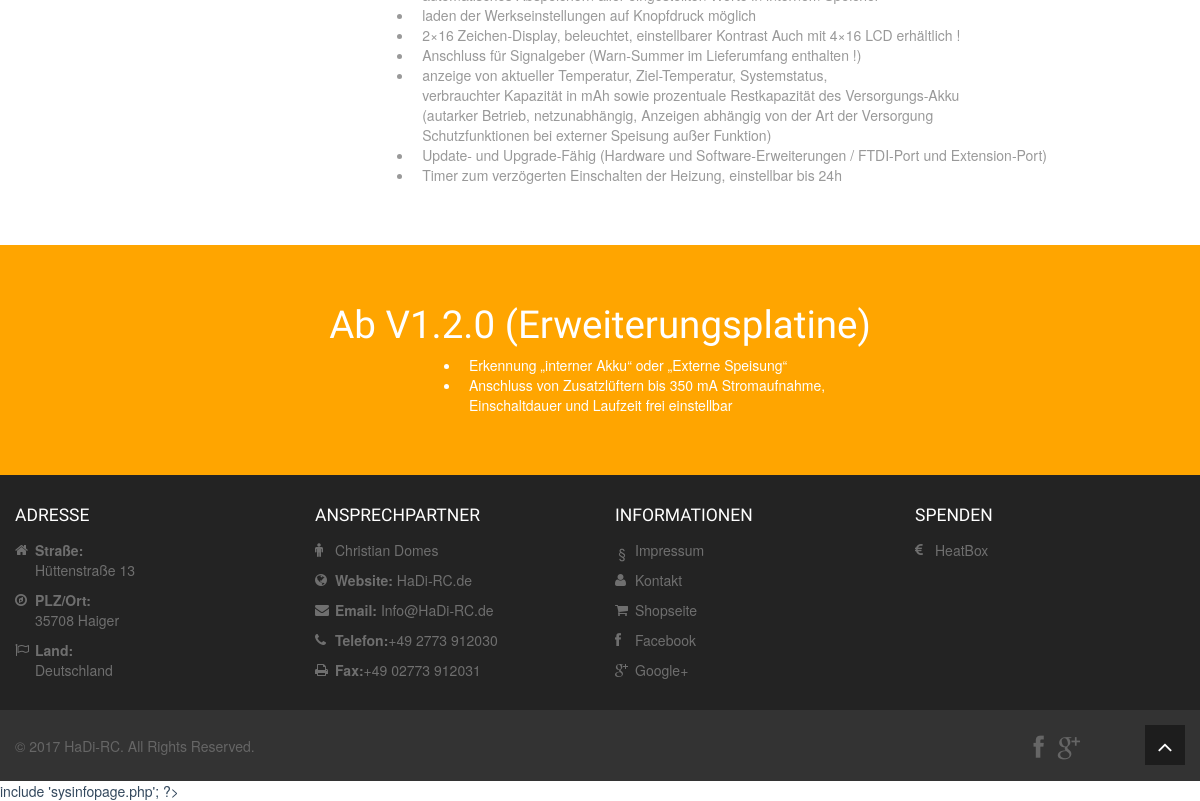
The app's page /heatbox_php3/hb_tec.php (lower part), older data.
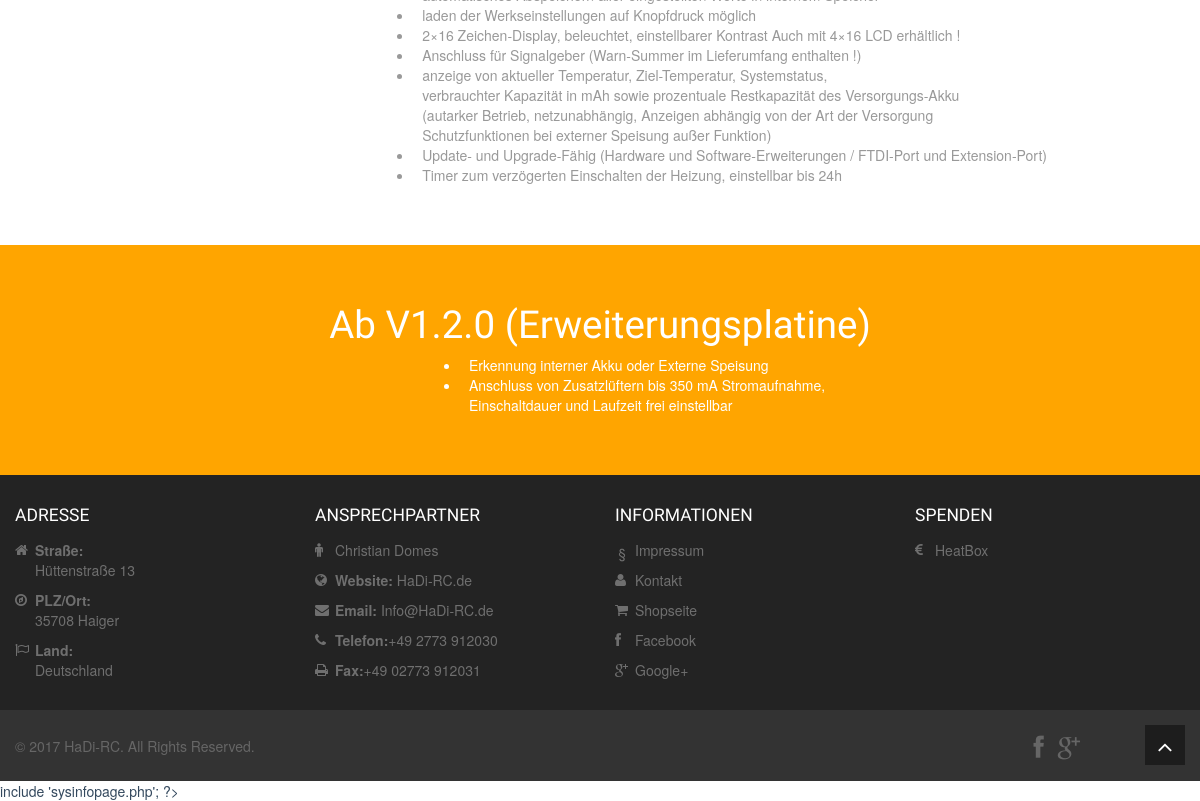
The same page, newer data.
### tables this page shows
CREATE TABLE `texte` (
  `textid` int(11) NOT NULL,
  `textnr` int(11) NOT NULL,
  `text` varchar(1024) DEFAULT NULL,
  `seitennr` int(11) DEFAULT NULL,
  `sprachnr` int(11) DEFAULT NULL
);

### heatbox_php3/hb_tec.php (the view, shortened to what this page needs)
<!DOCTYPE html>
 <html class="no-js">
	<?php
		require('config_text.php');
		$query = '
			SELECT *
			FROM texte
			WHERE seitennr = "7"
			AND sprachnr = "'.$_SESSION['sprachnr'].'"
		';
		try{
			$abfragehbtec = $db->query($query);
		} catch(PDOException $ex){
				die("Failed to connect to the database: " . $ex->getMessage());
			} echo '
<head>
	<meta charset="utf-8">
	<meta http-equiv="X-UA-Compatible" content="IE=edge,chrome=1">
	<title>';
			$text = $abfragehbtec->fetch();
			echo ''.$text["text"].'</title>
	<meta name="description" content="">
	<meta name="viewport" content="width=device-width">
	<link rel="stylesheet" href="css/bootstrap.min.css">
	<link rel="stylesheet" href="css/bootstrap-responsive.min.css">
	<link rel="stylesheet" href="css/font-awesome.min.css">
	<link rel="stylesheet" href="css/main.css">
	<link rel="stylesheet" href="css/sl-slide.css">
	<script src="js/vendor/modernizr-2.6.2-respond-1.1.0.min.js"></script>
	<link rel="shortcut icon" href="images/ico/favicon.ico">
	<link rel="apple-touch-icon-precomposed" sizes="144x144" href="images/ico/apple-touch-icon-144-precomposed.png">
	<link rel="apple-touch-icon-precomposed" sizes="114x114" href="images/ico/apple-touch-icon-114-precomposed.png">
	<link rel="apple-touch-icon-precomposed" sizes="72x72" href="images/ico/apple-touch-icon-72-precomposed.png">
	<link rel="apple-touch-icon-precomposed" href="images/ico/apple-touch-icon-57-precomposed.png">
</head>
<body>';
    require('config_text.php');
$query = '
	SELECT *
	FROM texte
	WHERE seitennr = "2"
	AND sprachnr = "'.$_SESSION['sprachnr'].'"
';
try{
	$abfrageheader = $db->query($query);
} catch(PDOException $ex){
		die("Failed to connect to the database: " . $ex->getMessage());
	}
echo ''.'
    <header class="navbar navbar-fixed-top">
        <div class="navbar-inner">
            <div class="container">
                <a class="btn btn-navbar" data-toggle="collapse" data-target=".nav-collapse">
                    <span class="icon-bar"></span>
                    <span class="icon-bar"></span>
                    <span class="icon-bar"></span>
                </a>
                <a id="logo" class="pull-left" href="index.php"></a>
                <div class="nav-collapse collapse pull-right">
                    <ul class="nav">
                        <li><a href="index.php">';
$text = $abfrageheader->fetch();
	echo ''.$text["text"].'</a></li>
                        <li><a href="hb_allgemein.php">';
$text = $abfrageheader->fetch();
	echo ''.$text["text"].'</a></li>
                        <li class="dropdown active">
                            <a href="#" class="dropdown-toggle" data-toggle="dropdown">';
$text = $abfrageheader->fetch();
	echo ''.$text["text"].' <i class="icon-angle-down"></i></a>
                            <ul class="dropdown-menu">
                            	<li class="nav-header"><a href="hb.php">';
$text = $abfrageheader->fetch();
	echo ''.$text["text"].'</a></li>
                                <li class="active"><a href="hb_tec.php">';
$text = $abfrageheader->fetch();
	echo ''.$text["text"].'</a></li>
                                <li><a href="hb_anl.php">';
$text = $abfrageheader->fetch();
	echo ''.$text["text"].'</a></li>
                                <li class="divider"></li>
 								<li class="nav-header"><a href="hb_comp.php">';
$text = $abfrageheader->fetch();
	echo ''.$text["text"].'</a></li>
                                <li><a href="hb_comp_tec.php">';
$text = $abfrageheader->fetch();
	echo ''.$text["text"].'</a></li>
                                <li><a href="hb_comp_anl.php">';
$text = $abfrageheader->fetch();
	echo ''.$text["text"].'</a></li>
                                <li class="divider"></li>
                                <li class="nav-header"><a href="hb_eco.php">';
$text = $abfrageheader->fetch();
	echo ''.$text["text"].'</a></li>
                                <li><a href="hb_eco_tec.php">';
$text = $abfrageheader->fetch();
	echo ''.$text["text"].'</a></li>
                                <li><a href="hb_eco_anl.php">';
$text = $abfrageheader->fetch();
	echo ''.$text["text"].'</a></li>
                                <li class="divider"></li>';
	echo '<li><a href="geschichte.php">';
$text = $abfrageheader->fetch();
	echo ''.$text["text"].'</a></li>
	<li><a href="testberichte.php">';
$text = $abfrageheader->fetch();
	echo ''.$text["text"].'</a></li>
                                <li><a href="faq.php">';
$text = $abfrageheader->fetch();
	echo ''.$text["text"].'</a></li>
                                <li><a href="spende.php">';
$text = $abfrageheader->fetch();
	echo ''.$text["text"].'</a></li>
                            </ul>
                        </li>
						<li><a href="kommentar.php">';
$text = $abfrageheader->fetch();
	echo ''.$text["text"].'</a></li>
                        <li><a href="kontakt.php">';
$text = $abfrageheader->fetch();
	echo ''.$text["text"].'</a></li>
                        <li><a href="impressum.php">';
$text = $abfrageheader->fetch();
	echo ''.$text["text"].'</a></li>
						';
include('loginstatus.php');
echo '
						<li>
							<form method="post">';
								echo '
							</form>
						</li>
                    </ul>
                </div>
            </div>
        </div>
    </header>
	<div class="jumbotron" style="background-color:white;">
		<div class="container image-center heatboxlogo" align="center">
			<img src="images/HeatBox-Logo.png" class="img-responsive" alt="header-logo">
			<div class="overlay">
			</div>
		</div>
	</div>
	<section class="main-info">
		<div class="container">
			<div class="row-fluid">
				<div class="center">
					<h1>';
			$text = $abfragehbtec->fetch();
			echo ''.$text["text"].'</h1>
					<br />
					<h2>';
			$text = $abfragehbtec->fetch();
			echo ''.$text["text"].'</h2>
				</div>
				<div class="left">
					<ul style="padding-left: 36%">
						<li>
							&nbsp; ';
			$text = $abfragehbtec->fetch();
			echo ''.$text["text"].'
						</li>
						<li>
							&nbsp; ';
			$text = $abfragehbtec->fetch();
			echo ''.$text["text"].'
						</li>
						<li>
							&nbsp; ';
			$text = $abfragehbtec->fetch();
			echo ''.$text["text"].'
						</li>
						<li>
							&nbsp; ';
			$text = $abfragehbtec->fetch();
			echo ''.$text["text"].'
						</li>
						<li>
							&nbsp; ';
			$text = $abfragehbtec->fetch();
			echo ''.$text["text"].'
						</li>
						<li>
							&nbsp; ';
			$text = $abfragehbtec->fetch();
			echo ''.$text["text"].'
						</li>
					</ul>
				</div>
			</div>
		</div>
	</section>
	<section id="recent-works">
		<div class="container">
			<div class="row-fluid">
				<h2 align="center">';
			$text = $abfragehbtec->fetch();
			echo ''.$text["text"].'</h2>
				<div class="left">
					<ul style="padding-left: 32%">
						<li>
							&nbsp; ';
			$text = $abfragehbtec->fetch();
			echo ''.$text["text"].'
						</li>
						<li>
							&nbsp; ';
			$text = $abfragehbtec->fetch();
			echo ''.$text["text"].'
						</li>
						<li>
							&nbsp; ';
			$text = $abfragehbtec->fetch();
			echo ''.$text["text"].'
						</li>
						<li>
							&nbsp; ';
			$text = $abfragehbtec->fetch();
			echo ''.$text["text"].'
						</li>
						<li>
							&nbsp; ';
			$text = $abfragehbtec->fetch();
			echo ''.$text["text"].'
						</li>
						<li>
							&nbsp; ';
			$text = $abfragehbtec->fetch();
			echo ''.$text["text"].'
						</li>
						<li>
							&nbsp; ';
			$text = $abfragehbtec->fetch();
			echo ''.$text["text"].'
						</li>
						<li>
							&nbsp; ';
			$text = $abfragehbtec->fetch();
			echo ''.$text["text"].'
						</li>
						<li>
							&nbsp; ';
			$text = $abfragehbtec->fetch();
			echo ''.$text["text"].'
						</li>
						<li>
							&nbsp; ';
			$text = $abfragehbtec->fetch();
			echo ''.$text["text"].'
						</li>
						<li>
							&nbsp; ';
			$text = $abfragehbtec->fetch();
			echo ''.$text["text"].'
						</li>
						<li>
							&nbsp; ';
			$text = $abfragehbtec->fetch();
			echo ''.$text["text"].'
						</li>
						<li>
							&nbsp; ';
			$text = $abfragehbtec->fetch();
			echo ''.$text["text"].'
						</li>
						<li>
							&nbsp; ';
			$text = $abfragehbtec->fetch();
			echo ''.$text["text"].'
						</li>
						<li>
							&nbsp; ';
			$text = $abfragehbtec->fetch();
			echo ''.$text["text"].'
						</li>
						<li>
							&nbsp; ';
			$text = $abfragehbtec->fetch();
			echo ''.$text["text"].'
						</li>
						<li>
							&nbsp; ';
			$text = $abfragehbtec->fetch();
			echo ''.$text["text"].'
						</li>
						<li>
							&nbsp; ';
			$text = $abfragehbtec->fetch();
			echo ''.$text["text"].'<br />
							&nbsp; ';
			$text = $abfragehbtec->fetch();
			echo ''.$text["text"].'<br />
							&nbsp; ';
			$text = $abfragehbtec->fetch();
			echo ''.$text["text"].'
						<br>
							&nbsp; ';
			$text = $abfragehbtec->fetch();
			echo ''.$text["text"].'
						</li>
						<li>
							&nbsp; ';
			$text = $abfragehbtec->fetch();
			echo ''.$text["text"].'
						</li>
						<li>
							&nbsp; ';
			$text = $abfragehbtec->fetch();
			echo ''.$text["text"].'
						</li>
					</ul>
				</div>
			</div>
		</div>
	</section>
	<section class="main-info">
		<div class="container">
			<div class="row-fluid">
				<h1 align="center">';
			$text = $abfragehbtec->fetch();
			echo ''.$text["text"].'</h1>
				<div class="left">
					<ul style="padding-left: 36%">
					<li>
						&nbsp; ';
			$text = $abfragehbtec->fetch();
			echo ''.$text["text"].'
					</li>
					<li>
						&nbsp; ';
			$text = $abfragehbtec->fetch();
			echo ''.$text["text"].'<br />
						&nbsp; ';
			$text = $abfragehbtec->fetch();
			echo ''.$text["text"].'
					</li>
					</ul>
				</div>
			</div>
		</div>
	</section>';
?>
<?php
	include('footer.php');
?>
		include 'sysinfopage.php';
	?>
</body>
</html>

### heatbox_php3/footer.php
<?php
require('config_text.php');
$query = '
	SELECT *
	FROM texte
	WHERE seitennr = "3"
	AND sprachnr = "'.$_SESSION['sprachnr'].'"
';
try{
	$abfragefooter = $db->query($query);
} catch(PDOException $ex){
		die("Failed to connect to the database: " . $ex->getMessage());
	}
echo '
	<section id="bottom" class="main">
		<div class="container">
			<div class="row-fluid">
				<div class="span3">
					<h4>';
$text = $abfragefooter->fetch();
	echo ''.$text["text"].'</h4>
					<ul class="unstyled address">
						<li>
							<i class="icon-home"></i>
							<strong>';
$text = $abfragefooter->fetch();
	echo ''.$text["text"].':</strong><br />
							';
$text = $abfragefooter->fetch();
	echo ''.$text["text"].'
						</li>
						<li>
							<i class="icon-compass"></i>
							<strong>';
$text = $abfragefooter->fetch();
	echo ''.$text["text"].':</strong><br />
							';
$text = $abfragefooter->fetch();
	echo ''.$text["text"].'
						</li>
						<li>
							<i class="icon-flag-alt"></i>
							<strong>';
$text = $abfragefooter->fetch();
	echo ''.$text["text"].':</strong><br />
							';
$text = $abfragefooter->fetch();
	echo ''.$text["text"].'
					   </li>
					</ul>
				</div>
				<div class="span3">
					<h4>';
$text = $abfragefooter->fetch();
	echo ''.$text["text"].'</h4>
					<div>
						<ul class="unstyled address">
							<li>
								<i class="icon-male"></i>
								';
$text = $abfragefooter->fetch();
	echo ''.$text["text"].'</li>
							<li>
								<i class="icon-globe"></i>
								<strong>';
$text = $abfragefooter->fetch();
	echo ''.$text["text"].':</strong> <a href="http://www.HaDi-RC.de">HaDi-RC.de</a>
							</li>
							<li>
								<i class="icon-envelope"></i>
								<strong>';
$text = $abfragefooter->fetch();
	echo ''.$text["text"].': </strong> Info@HaDi-RC.de
							</li>
							<li>
								<i class="icon-phone"></i>
								<strong>';
$text = $abfragefooter->fetch();
	echo ''.$text["text"].':</strong>';
$text = $abfragefooter->fetch();
	echo ''.$text["text"].'
							</li>
							<li>
								<i class="icon-print"></i>
								<strong>';
$text = $abfragefooter->fetch();
	echo ''.$text["text"].':</strong>';
$text = $abfragefooter->fetch();
	echo ''.$text["text"].'
							</li>
						</ul>
					</div>
				</div>
				<div class="span3">
					<h4>';
$text = $abfragefooter->fetch();
	echo ''.$text["text"].'</h4>
					<div>
						<ul class="unstyled address">
							<li>
								<i class="icon"><img src="images/ico/impr.png" style="height:14px" /></i>
								<a href="impressum.php">';
$text = $abfragefooter->fetch();
	echo ''.$text["text"].'</a>
							</li>
							<li>
								<i class="icon-user"></i>
								<a href="kontakt.php">';
$text = $abfragefooter->fetch();
	echo ''.$text["text"].'</a>
							</li>
							<li>
								<i class="icon-shopping-cart"></i>
								<a href="http://www.hadi-rc.de" target="_blank">';
$text = $abfragefooter->fetch();
	echo ''.$text["text"].'</a>
							</li>
							<li>
								<i class="icon-facebook"></i>
								<a href="https://www.facebook.com/HaDiRC/" target="_blank">';
$text = $abfragefooter->fetch();
	echo ''.$text["text"].'</a>
							</li>
							<li>
								<i class="icon-google-plus"></i>
								<a href="https://plus.google.com/117160856069921192058" target="_blank">';
$text = $abfragefooter->fetch();
	echo ''.$text["text"].'</a>
							</li>
						</ul>
					</div>
				</div>
				<div class="span3">
					<h4>';
$text = $abfragefooter->fetch();
	echo ''.$text["text"].'</h4>
					<div>
						<ul class="unstyled address">
							<li>
								<i class="icon-euro"></i>
								<a href="spende.php">';
$text = $abfragefooter->fetch();
	echo ''.$text["text"].'</a>
							</li>
						</ul>
					</div>
				</div>
			</div>
		</div>
	</section>
	<footer id="footer">
		<div class="container">
			<div class="row-fluid">
				<div class="span5 cp">
					&copy; 2017 HaDi-RC. All Rights Reserved.
				</div>
				<div class="span6">
					<ul class="social pull-right">
						<li><a href="https://www.facebook.com/HaDiRC/" target="_blank"><i class="icon-facebook"></i></a></li>
						<li><a href="https://plus.google.com/117160856069921192058" target="_blank"><i class="icon-google-plus"></i></a></li>
					</ul>
				</div>
				<div class="span1">
					<a id="gototop" class="gototop pull-right" href="#"><i class="icon-angle-up"></i></a>
				</div>
			</div>
		</div>
	</footer>
	';
?>

### heatbox_php3/css/main.css (style rules this page uses)
body { padding-top: 80px; font-size: 14px; color: #34495e; background: #FFFFFF }
body h1, body h2, body h3, body h4, body .created { font-family: "Fjalla One"; font-weight: normal }
body h3, body h4 { margin-top: 0 }
a { color: orange; -webkit-transition: 300ms; -moz-transition: 300ms; -o-transition: 300ms; transition: 300ms }
body > section { padding: 50px 0 }
#recent-works { background: white; color: #999 }
.main-info { background-color: orange; color: white }
#bottom { background: #232323; color: #6f6f6f; padding: 30px 0px 20px; }
#bottom h4 { margin-top: 0; margin-bottom: 15px }
#bottom h1, #bottom h2, #bottom h3, #bottom h4, #bottom h5, #bottom h6 { color: #fff }
#bottom a { color: #6f6f6f }
#bottom ul.address > li { position: relative; padding-left: 20px; margin-top: 10px }
#bottom ul.address > li:first-child { margin-top: 0 }
#bottom ul.address > li > i { position: absolute; top: 3px; left: 0 }
#footer { background: #333; padding-top: 15px; padding-bottom: 15px; color: #666 }
#footer a { color: #666 }
#footer #gototop { height: 40px; line-height: 40px; width: 40px; text-align: center; display: inline-block; background: #1d1d1d; font-size: 24px; color: #fff }
#footer .cp { margin-top: 11px }
ul.social { list-style: none; margin: 10px 0 0; padding: 0; display: inline-block }
ul.social > li { display: inline-block; margin: 0 5px }
ul.social > li > a { font-size: 24px; color: #666 }

Row changes from the older to the newer data that the page shows:
changed texte: text "Erkennung „interner Akku“ oder „Externe Speisung“" → "Erkennung interner Akku oder Externe Speisung"
